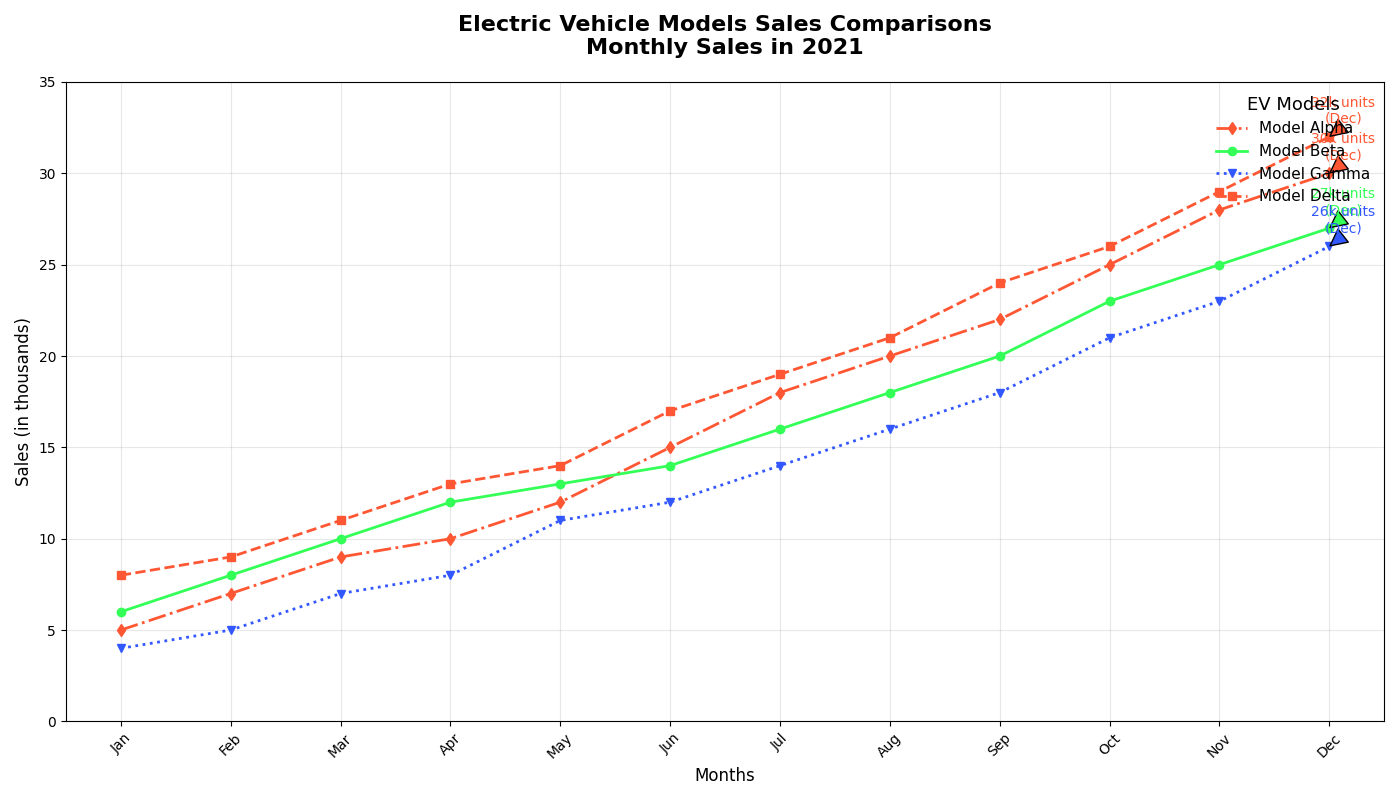

Write Python code to recreate this figure.
import matplotlib.pyplot as plt
import numpy as np

# Month labels for the year 2021
months = np.array([
    'Jan', 'Feb', 'Mar', 'Apr', 'May', 'Jun', 
    'Jul', 'Aug', 'Sep', 'Oct', 'Nov', 'Dec'
])

# Monthly sales data (in thousands) for the EV models
model_alpha_sales = np.array([5, 7, 9, 10, 12, 15, 18, 20, 22, 25, 28, 30])
model_beta_sales = np.array([6, 8, 10, 12, 13, 14, 16, 18, 20, 23, 25, 27])
model_gamma_sales = np.array([4, 5, 7, 8, 11, 12, 14, 16, 18, 21, 23, 26])
model_delta_sales = np.array([8, 9, 11, 13, 14, 17, 19, 21, 24, 26, 29, 32])

# Create the plot
fig, ax = plt.subplots(figsize=(14, 8))

# Plot lines for each EV model
colors = ['#FF5733', '#33FF57', '#3357FF', '#FF5733']
labels = ['Model Alpha', 'Model Beta', 'Model Gamma', 'Model Delta']
linestyles = ['-.', '-', ':', '--']
markers = ['d', 'o', 'v', 's']

for sales, label, color, linestyle, marker in zip(
    [model_alpha_sales, model_beta_sales, model_gamma_sales, model_delta_sales],
    labels, colors, linestyles, markers):

    ax.plot(months, sales, marker=marker, label=label, linestyle=linestyle, linewidth=2, color=color)

# Annotate the peak sales month for each model
for sales, label, color in zip(
    [model_alpha_sales, model_beta_sales, model_gamma_sales, model_delta_sales],
    labels, colors):

    peak_month_index = np.argmax(sales)
    peak_month = months[peak_month_index]
    peak_sales = sales[peak_month_index]

    ax.annotate(
        f'{peak_sales}k units\n({peak_month})', 
        xy=(peak_month_index, peak_sales), 
        xytext=(10, 10),
        textcoords='offset points',
        arrowprops=dict(facecolor=color, shrink=0.05),
        fontsize=10, color=color, ha='center'
    )

# Title and labels
ax.set_title('Electric Vehicle Models Sales Comparisons\nMonthly Sales in 2021', fontsize=16, weight='bold', pad=20)
ax.set_xlabel('Months', fontsize=12)
ax.set_ylabel('Sales (in thousands)', fontsize=12)

# Customize legend
ax.legend(title='EV Models', title_fontsize='13', fontsize='11', loc='upper right', frameon=False)

# Modify grid lines
ax.grid(True, linestyle='-', alpha=0.3)

# Set limits for x-axis and y-axis
ax.set_xlim(-0.5, len(months)-0.5)
ax.set_ylim(0, 35)

# Customize the x-axis ticks for clarity
plt.xticks(np.arange(len(months)), months, rotation=45)
plt.tight_layout()

# Show the plot
plt.show()
